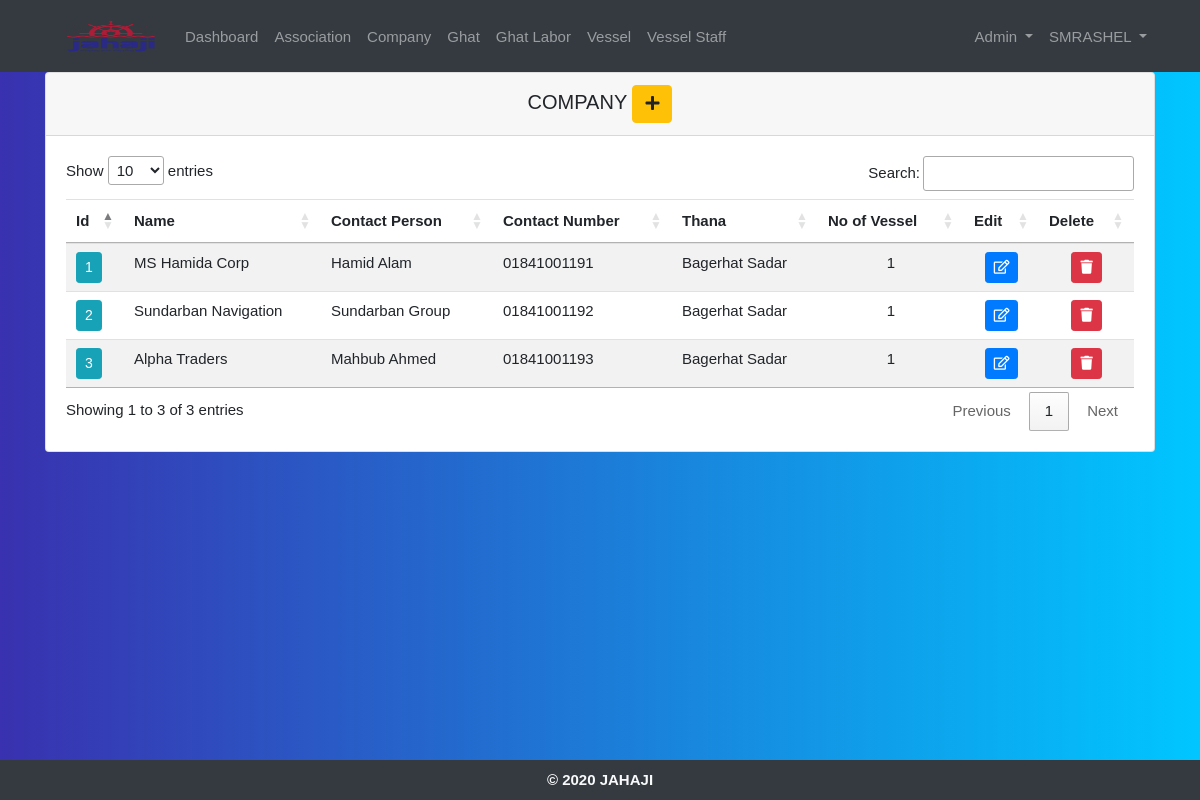
/companies/ (signed in), run on the app's committed database.
### crewdatabd/models.py (models this page shows, shortened)
class Companie(models.Model):
    company_name = models.CharField('Company Name', max_length=200)
    owner_name = models.CharField('Owner Name', max_length=200, null=True, blank=True)
    owner_contact = models.CharField('Owner Contact', unique=True, max_length=200, null=True, blank=True)
    owners_association = models.ManyToManyField(Association,
                                                limit_choices_to={'association_type': "Owner's Association"},
                                                null=True, blank=True)
    manager_name = models.CharField('Manager Name', max_length=200, null=True, blank=True)
    manager_contact = models.CharField('Manager Contact', unique=True, max_length=200, null=True, blank=True)
    company_address = models.CharField('Address', max_length=200, null=True, blank=True)
    district = models.ForeignKey(District, on_delete=models.SET_NULL, null=True)
    thana = models.ForeignKey(Thana, on_delete=models.SET_NULL, null=True)
    company_email = models.EmailField('Email', max_length=200, null=True, blank=True)
    charter_company = models.CharField('Charter Company', max_length=200, null=True, blank=True)
    cc_contact_person = models.CharField('CC Contact Person', max_length=200, null=True, blank=True)
    cc_contact_no = models.CharField('CC Contact No', max_length=200, null=True, blank=True)
    cc_address = models.CharField('CC Address', max_length=200, null=True, blank=True)
    cc_email = models.EmailField('CC Email', max_length=200, null=True, blank=True)
    added_by = models.ForeignKey(
        settings.AUTH_USER_MODEL,
        on_delete=models.CASCADE, null=True, blank=True, related_name='+'
    )
    added_date = models.DateTimeField('Added Date', auto_now_add=True, null=True, blank=True)
    updated_by = models.ForeignKey(
        settings.AUTH_USER_MODEL,
        on_delete=models.CASCADE, null=True, blank=True, related_name='+'
    )
    updated_date = models.DateTimeField('Updated Date', auto_now_add=False, null=True, blank=True)

class Thana(models.Model):
    district = models.ForeignKey(District, on_delete=models.CASCADE)
    thana_name = models.CharField('Thana', max_length=200)
    def __str__(self):
        return self.thana_name

### crewdatabd/decorators.py (the view)
        def wrapper_func(request, *args, **kwargs):
            group = None
            if request.user.groups.exists():
                group = request.user.groups.all()[0].name
            if group in allowed_roles:
                 return view_func(request, *args, **kwargs)
            else:
                return redirect('home')

### crewdatabd/views.py (called while the page is built)
@login_required(login_url='login')
@allowed_users(allowed_roles=['admin', 'manager', 'jahaji', 'viewer'])
def companies(request):
    companies = Companie.objects.annotate(no_of_vessel=Count('vessel'))
    context = {'companies': companies}
    return render(request, 'crewdatabd/companies.html', context)

### crewdatabd/templates/crewdatabd/companies.html (shortened to what this page needs)
{% extends 'crewdatabd/main.html' %}
{% block content %}
        <div class="card text-black mb-3">
            <h5 class="card-header text-center">COMPANY
            {% for group in user.groups.all %}
              {% if group.name == 'admin' or group.name == 'manager' or group.name == 'jahaji' %}
                <a href="{% url 'create_company' %}" class="btn btn-warning">
                    <i class="fas fa-plus"></i>
                </a>
              {% endif %}
            {% endfor %}
            </h5>
            <div class="card-body">
                <div align="center" style="overflow:auto">
                    <table id="company" class="table table-striped table-hover">
                        <thead>
                            <tr>
                                <th scope="col">Id</th>
                                <th scope="col">Name</th>
                                <th scope="col">Contact Person</th>
                                <th scope="col">Contact Number</th>
                                <th scope="col">Thana</th>
                                <th scope="col">No of Vessel</th>
                                {% for group in user.groups.all %}
                                  {% if group.name == 'admin' or group.name == 'manager' or group.name == 'jahaji' %}
                                <th scope="col">Edit</th>
                                <th scope="col">Delete</th>
                                  {% endif %}
                                {% endfor %}
                            </tr>
                        </thead>
                        <tbody>
                        {% for company in companies %}
                            <tr>
                                <td>
                                    <a href="{% url 'company_ships' company.id %}" type="button" class="update-book btn btn-sm btn-info">
                                      {{ company.id }}
                                    </a>
                                </td>
                                <td>{{ company.company_name }}</td>
                                <td>{{ company.owner_name }}</td>
                                <td>{{ company.owner_contact }}</td>
                                <td>{{ company.thana }}</td>
                                <td class="text-center">{{ company.no_of_vessel }}</td>
                                {% for group in user.groups.all %}
                                  {% if group.name == 'admin' or group.name == 'manager' or group.name == 'jahaji' %}
                                <td class="text-center">
                                    <a href="{% url 'update_company' company.id %}" type="button" class="update-book btn btn-sm btn-primary">
                                      <i class="far fa-edit"></i>
                                    </a>
                                </td>
                                <td class="text-center">
                                    <a href="{% url 'delete_company' company.id %}" type="button" class="update-book btn btn-sm btn-danger">
                                      <i class="fas fa-trash"></i>
                                    </a>
                                </td>
                                  {% endif %}
                                {% endfor %}
                            </tr>
                        {% endfor %}
                        </tbody>
                    </table>
                </div>
            </div>
        </div>
{% endblock %}

### crewdatabd/templates/crewdatabd/navbar.html (shortened to what this page needs)
{% load static %}
<nav class="navbar navbar-expand-lg navbar-dark bg-dark">
  <div class="container">
    <div class="collapse navbar-collapse" id="navbarSupportedContent">
      <a class="nav-link" href="{% url 'home' %}">
        <img src="{% static 'images/logo.png' %}" id="logo" alt="logo"  width="100" height="40">
      </a>
      <ul class="navbar-nav mr-auto">
        <li class="nav-item">
          <a class="nav-link" href="{% url 'home' %}">Dashboard</a>
        </li>
        {% for group in user.groups.all %}
          {% if group.name == 'admin' or group.name == 'manager' or group.name == 'viewer' %}
            <li class="nav-item">
              <a class="nav-link" href="{% url 'associations' %}">Association</a>
            </li>
          {% endif %}
        {% endfor %}
        {% for group in user.groups.all %}
          {% if group.name == 'admin' or group.name == 'manager' or group.name == 'jahaji' or group.name == 'viewer' %}
            <li class="nav-item">
              <a class="nav-link" href="{% url 'companies' %}">Company</a>
            </li>
          {% endif %}
        {% endfor %}
        {% for group in user.groups.all %}
          {% if group.name == 'admin' or group.name == 'manager' or group.name == 'jahaji' or group.name == 'viewer' %}
            <li class="nav-item">
              <a class="nav-link" href="{% url 'ghats' %}">Ghat</a>
            </li>
          {% endif %}
        {% endfor %}
        {% for group in user.groups.all %}
          {% if group.name == 'admin' or group.name == 'manager' or group.name == 'ghat' or group.name == 'viewer' %}
            <li class="nav-item">
              <a class="nav-link" href="{% url 'ghat_labors' %}">Ghat Labor</a>
            </li>
          {% endif %}
        {% endfor %}
        {% for group in user.groups.all %}
          {% if group.name == 'admin' or group.name == 'manager' or group.name == 'jahaji' or group.name == 'viewer' %}
            <li class="nav-item">
              <a class="nav-link" href="{% url 'ships' %}">Vessel</a>
            </li>
          {% endif %}
        {% endfor %}
        {% for group in user.groups.all %}
          {% if group.name == 'admin' or group.name == 'manager' or group.name == 'vessel' or group.name == 'viewer' %}
            <li class="nav-item">
              <a class="nav-link" href="{% url 'seafarers' %}">Vessel Staff</a>
            </li>
          {% endif %}
        {% endfor %}
      </ul>
      <ul class="navbar-nav navbar-right">
      {% for group in user.groups.all %}
        {% if group.name == 'admin' or group.name == 'manager' %}
          <li class="nav-item dropdown">
            <a class="nav-link dropdown-toggle" href="#" id="navbarDropdown" role="button" data-toggle="dropdown" aria-haspopup="true" aria-expanded="false">
              Admin
            </a>
          </li>
        {% endif %}
      {% endfor %}
        <li class="nav-item dropdown">
          <a class="nav-link dropdown-toggle" href="#" id="navbarDropdown" role="button" data-toggle="dropdown" aria-haspopup="true" aria-expanded="false">
            {{user.username|upper}}
          </a>
        </li>
      </ul>
    </div>
  </div>
</nav>

### static/css/main.css (style rules this page uses)
html { position: relative; min-height: 100%; }
body { margin-bottom: 40px; font-family: "segoe-ui", "open-sans", tahoma, arial; font-size: 15px; }
.navbar-nav >li >a, .navbar-brand { color: #f8f9fa; padding-top: 5px !important; padding-bottom: 10px !important; height: 30px; }
.navbar { min-height: 30px !important; }

### static/css/seafarer_details.css (style rules this page uses)
body { background: -webkit-linear-gradient(left, #3931af, #00c6ff); }

### data on the page
Companie: id "1", company_name "MS Hamida Corp", owner_name "Hamid Alam", owner_contact "01841001191", thana "Bagerhat Sadar", no_of_vessel "1"
Companie: id "2", company_name "Sundarban Navigation", owner_name "Sundarban Group", owner_contact "01841001192", thana "Bagerhat Sadar", no_of_vessel "1"
Companie: id "3", company_name "Alpha Traders", owner_name "Mahbub Ahmed", owner_contact "01841001193", thana "Bagerhat Sadar", no_of_vessel "1"

### other printed values
{{ user.username|upper }} "SMRASHEL"
